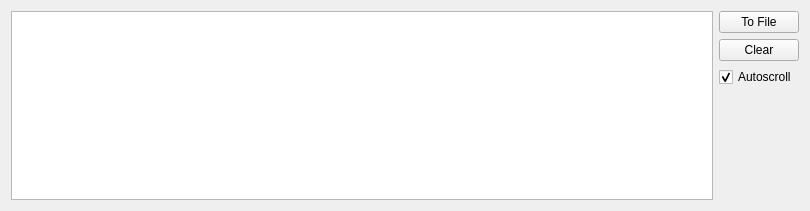
<?xml version="1.0" encoding="UTF-8"?>
<ui version="4.0">
 <class>DeviceLog</class>
 <widget class="QWidget" name="DeviceLog">
  <property name="geometry">
   <rect>
    <x>0</x>
    <y>0</y>
    <width>810</width>
    <height>211</height>
   </rect>
  </property>
  <property name="windowTitle">
   <string>Form</string>
  </property>
  <layout class="QHBoxLayout" name="horizontalLayout">
   <item>
    <widget class="QPlainTextEdit" name="text">
     <property name="readOnly">
      <bool>true</bool>
     </property>
    </widget>
   </item>
   <item>
    <layout class="QVBoxLayout" name="verticalLayout">
     <item>
      <widget class="QPushButton" name="bToFile">
       <property name="text">
        <string>To File</string>
       </property>
       <property name="icon">
        <iconset theme="document-save">
         <normaloff>.</normaloff>.</iconset>
       </property>
      </widget>
     </item>
     <item>
      <widget class="QPushButton" name="bClear">
       <property name="text">
        <string>Clear</string>
       </property>
       <property name="icon">
        <iconset theme="edit-clear">
         <normaloff>.</normaloff>.</iconset>
       </property>
      </widget>
     </item>
     <item>
      <widget class="QCheckBox" name="cbAutoscroll">
       <property name="text">
        <string>Autoscroll</string>
       </property>
       <property name="checked">
        <bool>true</bool>
       </property>
      </widget>
     </item>
     <item>
      <spacer name="verticalSpacer">
       <property name="orientation">
        <enum>Qt::Vertical</enum>
       </property>
       <property name="sizeHint" stdset="0">
        <size>
         <width>20</width>
         <height>40</height>
        </size>
       </property>
      </spacer>
     </item>
    </layout>
   </item>
  </layout>
 </widget>
 <resources/>
 <connections/>
</ui>
